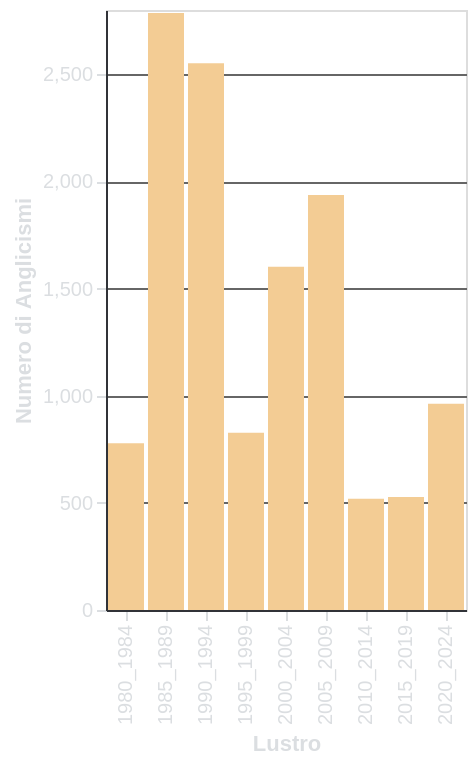

Here is the Vega-Lite specification saved for this chart:
### Vega-Lite specification from a JSON file in a GitHub repository (floating-point values rounded to 4 significant figures)
{"$schema": "https://vega.github.io/schema/vega-lite/v5.17.0.json", "config": {"axis": {"domainColor": "#313338", "gridColor": "#666666", "labelColor": "#DBDEE1", "tickColor": "#DBDEE1", "titleColor": "#DBDEE1"}, "background": "transparent", "legend": {"labelColor": "#DBDEE1", "titleColor": "#DBDEE1"}, "title": {"color": "#DBDEE1", "fontSize": 16}}, "data": {"name": "data-db59d7e25659fe9d182e03b8d659760f"}, "datasets": {"data-db59d7e25659fe9d182e03b8d659760f": [{"Class": "1980_1984", "Word Count": 778}, {"Class": "1985_1989", "Word Count": 2786}, {"Class": "1990_1994", "Word Count": 2551}, {"Class": "1995_1999", "Word Count": 827}, {"Class": "2000_2004", "Word Count": 1602}, {"Class": "2005_2009", "Word Count": 1937}, {"Class": "2010_2014", "Word Count": 519}, {"Class": "2015_2019", "Word Count": 527}, {"Class": "2020_2024", "Word Count": 963}]}, "encoding": {"color": {"value": "#F3CC94"}, "x": {"field": "Class", "title": "Lustro", "type": "nominal"}, "y": {"field": "Word Count", "title": "Numero di Anglicismi", "type": "quantitative"}}, "height": 300, "mark": {"type": "bar"}, "width": "container"}
